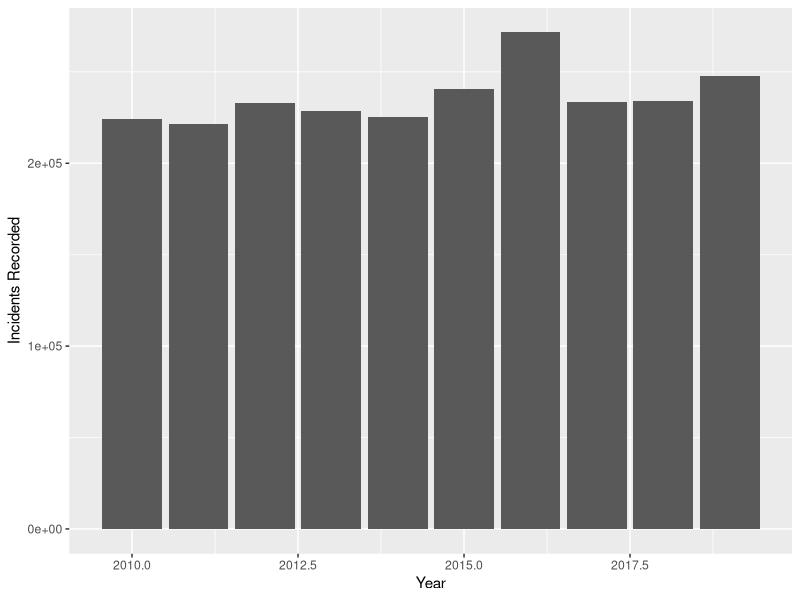

The R script that drew this image:
## ---- chunk 1
library(tidyverse)
library(kableExtra)
library(bookdown)
library(ggplot2)
## ---- chunk 2
crime_data <- read_csv("Data/Data_Tables_Criminal_Incidents_Visualisation_Year_Ending_December_2019.csv")
## ---- chunk 3
property_and_deception_offences <- crime_data %>%
  rename("Offence_Division" = "Offence Division") %>%
  filter(Offence_Division == "B Property and deception offences") %>%
  select(Year, "Incidents Recorded") %>%
  group_by(Year) %>%
  rename("Incidents_Recorded" = "Incidents Recorded") %>%
  summarise(n = sum(Incidents_Recorded)) %>%
  rename(Incidents_Recorded = n)
## ---- chunk 4
property_and_deception_offences %>%
  ggplot(aes(x = Year, 
             y = as.numeric(Incidents_Recorded))) + 
  geom_bar(stat="identity") +
  labs(y = "Incidents Recorded")
## ---- chunk 5
property_and_deception_offences %>%
  kable(caption = "Property and deception offences in Victoria by year") %>%
  kable_styling(bootstrap_options = "striped")
